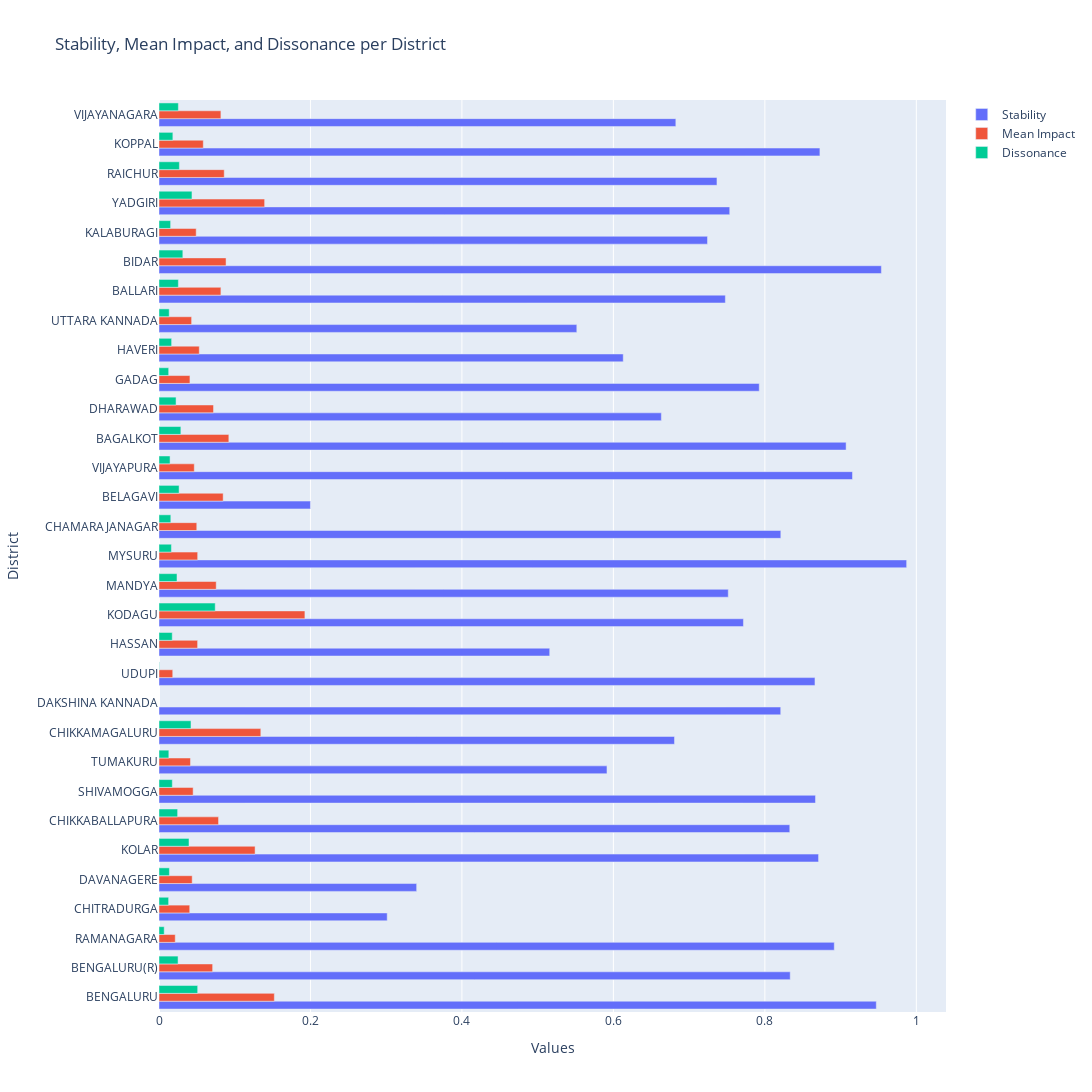

The notebook cell saved with this chart:
### Code cell
import plotly.graph_objects as go
filtered_df = result_df[['node','stability','Mean_Impact','Dissonance']]
filtered_df
# Create a bar plot
fig = go.Figure()

# Add bars for each category
fig.add_trace(go.Bar(
    y=filtered_df['node'],
    x=filtered_df['stability'],
    name='Stability',
    orientation='h'
))

fig.add_trace(go.Bar(
    y=filtered_df['node'],
    x=filtered_df['Mean_Impact'],
    name='Mean Impact',
    orientation='h'
))

fig.add_trace(go.Bar(
    y=filtered_df['node'],
    x=filtered_df['Dissonance'],
    name='Dissonance',
    orientation='h'
))

# Update layout with increased plot size
fig.update_layout(
    title='Stability, Mean Impact, and Dissonance per District',
    barmode='group',  # Group bars together
    xaxis_title='Values',
    yaxis_title='District',
    width=1200,  # Increase width
    height=1200   # Increase height
)

# Show the plot
fig.show()

### Figure 1 — Plotly figure (JSON) as saved in the notebook; plotly's stock layout.template omitted (floating-point values rounded to 4 significant figures)
{"data": [{"name": "Stability", "orientation": "h", "type": "bar", "x": [0.9472, 0.8335, 0.8917, 0.3013, 0.3402, 0.8709, 0.8329, 0.8669, 0.5915, 0.6807, 0.821, 0.8662, 0.5159, 0.7717, 0.7517, 0.9872, 0.8211, 0.2, 0.9157, 0.9073, 0.6633, 0.7926, 0.613, 0.5517, 0.7478, 0.9539, 0.7243, 0.7536, 0.7368, 0.8727, 0.6825], "y": ["BENGALURU", "BENGALURU(R)", "RAMANAGARA", "CHITRADURGA", "DAVANAGERE", "KOLAR", "CHIKKABALLAPURA", "SHIVAMOGGA", "TUMAKURU", "CHIKKAMAGALURU", "DAKSHINA KANNADA", "UDUPI", "HASSAN", "KODAGU", "MANDYA", "MYSURU", "CHAMARAJANAGAR", "BELAGAVI", "VIJAYAPURA", "BAGALKOT", "DHARAWAD", "GADAG", "HAVERI", "UTTARA KANNADA", "BALLARI", "BIDAR", "KALABURAGI", "YADGIRI", "RAICHUR", "KOPPAL", "VIJAYANAGARA"]}, {"name": "Mean Impact", "orientation": "h", "type": "bar", "x": [0.1523, 0.07083, 0.02145, 0.04056, 0.04381, 0.1269, 0.07862, 0.04508, 0.04155, 0.1344, null, 0.01814, 0.05097, 0.1927, 0.07555, 0.05106, 0.04987, 0.08472, 0.04657, 0.09222, 0.07199, 0.04086, 0.05317, 0.04308, 0.08173, 0.08853, 0.0491, 0.1395, 0.08613, 0.05849, 0.08173], "y": ["BENGALURU", "BENGALURU(R)", "RAMANAGARA", "CHITRADURGA", "DAVANAGERE", "KOLAR", "CHIKKABALLAPURA", "SHIVAMOGGA", "TUMAKURU", "CHIKKAMAGALURU", "DAKSHINA KANNADA", "UDUPI", "HASSAN", "KODAGU", "MANDYA", "MYSURU", "CHAMARAJANAGAR", "BELAGAVI", "VIJAYAPURA", "BAGALKOT", "DHARAWAD", "GADAG", "HAVERI", "UTTARA KANNADA", "BALLARI", "BIDAR", "KALABURAGI", "YADGIRI", "RAICHUR", "KOPPAL", "VIJAYANAGARA"]}, {"name": "Dissonance", "orientation": "h", "type": "bar", "x": [0.05108, 0.02516, 0.006868, 0.0127, 0.01373, 0.03962, 0.02461, 0.01758, 0.013, 0.04223, null, 0.0004077, 0.01749, 0.07423, 0.02377, 0.0164, 0.01561, 0.02651, 0.0146, 0.02888, 0.02252, 0.01278, 0.01666, 0.01348, 0.02557, 0.03147, 0.01534, 0.04354, 0.02692, 0.01831, 0.02557], "y": ["BENGALURU", "BENGALURU(R)", "RAMANAGARA", "CHITRADURGA", "DAVANAGERE", "KOLAR", "CHIKKABALLAPURA", "SHIVAMOGGA", "TUMAKURU", "CHIKKAMAGALURU", "DAKSHINA KANNADA", "UDUPI", "HASSAN", "KODAGU", "MANDYA", "MYSURU", "CHAMARAJANAGAR", "BELAGAVI", "VIJAYAPURA", "BAGALKOT", "DHARAWAD", "GADAG", "HAVERI", "UTTARA KANNADA", "BALLARI", "BIDAR", "KALABURAGI", "YADGIRI", "RAICHUR", "KOPPAL", "VIJAYANAGARA"]}], "layout": {"barmode": "group", "height": 1200, "title": {"text": "Stability, Mean Impact, and Dissonance per District"}, "width": 1200, "xaxis": {"title": {"text": "Values"}}, "yaxis": {"title": {"text": "District"}}}}
